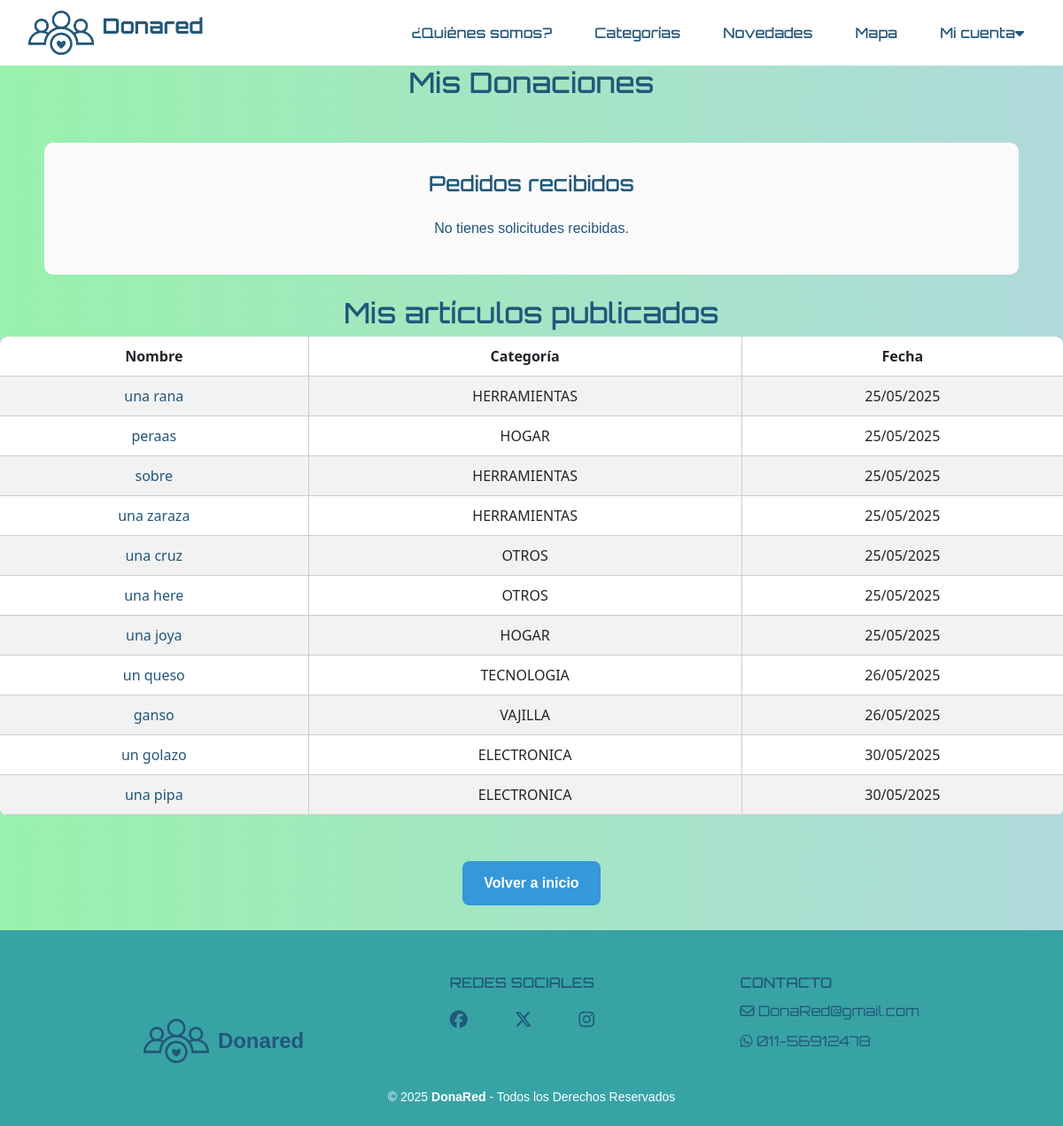
The page /donaciones/ (signed in) on the database its author committed.
### donaredapp/models.py (models this page shows, shortened)
class Item(models.Model):
    nombre = models.CharField(max_length=100)
    descripcion = models.TextField(max_length=500)
    categoria = models.ForeignKey(Categoria, on_delete=models.CASCADE)
    fecha_creacion = models.DateTimeField(auto_now_add=True)
    usuario = models.ForeignKey(
        User,
        on_delete=models.CASCADE,
        related_name='items',
        null=True,
    )
    imagen = models.ImageField(upload_to='items/', null=True, blank=True, default='items/sin_imagen.png')
    domicilio = models.CharField(max_length=255, null=True, blank=True)
    activo = models.BooleanField(default=True)
    latitude = models.DecimalField(max_digits=9, decimal_places=6, null=True, blank=True)
    longitude = models.DecimalField(max_digits=9, decimal_places=6, null=True, blank=True)

class Categoria(models.Model):
    nombre = models.CharField(max_length=25)

### donaredapp/views_solicitudes.py (the view)
# urls.py: path('donaciones/', views_solicitudes.donaciones, name='donaciones'),
@login_required
def donaciones(request):
    items = Item.objects.filter(usuario=request.user, activo=True)
    solicitudes = Solicitud.objects.filter(donante=request.user).order_by('-fecha_creacion')
    return render(request, 'donaredapp/donaciones.html', {
        'solicitudes': solicitudes,
        'items': items,
    })

### donaredapp/templates/donaredapp/donaciones.html (shortened to what this page needs)
{% extends 'donaredapp/base.html' %}
{% block content %}
<section>
  <main id="main-solicitudes" class="main-solicitudes">
    <h2>Mis Donaciones</h2>
    <div class="formulario-container">
      <h2>Pedidos recibidos</h2>
      {% if solicitudes %}
      <div class="table-responsive">
        <table class="table table-striped">
          <thead>
            <tr>
              <th>Artículo</th>
              <th>Solicitante</th>
              <th>Fecha</th>
              <th>Estado</th>
              <th>Acciones</th>
            </tr>
          </thead>
          <tbody>
            {% for solicitud in solicitudes %}
              <tr>
                <td><a href="{% url 'donaredapp:tarjeta' item_id=solicitud.item.id %}">{{ solicitud.item.nombre }}</a></td>
                <td>{{ solicitud.beneficiario.username }}</td>
                <td>{{ solicitud.fecha_creacion|date:"d/m/Y H:i" }}</td>
                <td>{{ solicitud.get_estado_display }}</td>
                <td>
                  {% if solicitud.estado == 'PENDIENTE' %}
                  <form method="post" action="{% url 'donaredapp:gestionar_solicitud' solicitud_id=solicitud.id %}">
                    {% csrf_token %}
                    <input type="hidden" name="action" value="aceptar">
                    <button type="submit" class="btn btn-primary">Aceptar</button>
                  </form>
                  <form method="post" action="{% url 'donaredapp:gestionar_solicitud' solicitud_id=solicitud.id %}">
                    {% csrf_token %}
                    <input type="hidden" name="action" value="rechazar">
                    <button type="submit" class="btn btn-primary">Rechazar</button>
                  </form>
                  {% elif solicitud.estado == 'ACEPTADA' %}
                  <form method="post" action="{% url 'donaredapp:gestionar_solicitud' solicitud_id=solicitud.id %}">
                    {% csrf_token %}
                    <input type="hidden" name="action" value="completar">
                    <button type="submit" class="btn btn-primary">Marcar como completada</button>
                  </form>
                  {% endif %}
                </td>
              </tr>
            {% endfor %}
          </tbody>
        </table>
      {% else %}
        <p>No tienes solicitudes recibidas.</p>
      {% endif %}
      </div>
      <h2>Mis artículos publicados</h2>
      {% if items %}
      <div class="table-responsive">
        <table class="table table-striped">
          <thead>
            <tr>
              <th>Nombre</th>
              <th>Categoría</th>
              <th>Fecha</th>
            </tr>
          </thead>
          <tbody>
            {% for item in items %}
              <tr>
                <td><a href="{% url 'donaredapp:tarjeta' item_id=item.id %}">{{ item.nombre }}</a></td>
                <td>{{ item.categoria.nombre }}</td>
                <td>{{ item.fecha_creacion|date:"d/m/Y" }}</td>
              </tr>
            {% endfor %}
          </tbody>
        </table>
        {% else %}
          <p>No tienes artículos publicados.</p>
        {% endif %}
      </div>
        <p>
          <a href="{% url 'donaredapp:index' %}">
            <button class="btn btn-primary">Volver a inicio</button>
          </a>
        </p>
  </main>
</section>
{% endblock %}

### donaredapp/static/donaredapp/style.css (style rules this page uses)
html, body { max-width: 100vw; overflow-x: hidden; }
body { background-color: #ffffff; color: #22577A; margin: 0 ; padding: 0; box-sizing: border-box; }
h1, h2, h3 { font-family: 'Orbitron', sans-serif; }
p { font-family: 'helvetica', sans-serif; }
a { text-decoration: none; color: inherit; }
.btn { padding: 0.8rem 1.5rem; border-radius: 8px; font-weight: 600; transition: all 0.3s ease; text-decoration: none; display: inline-block; }
.btn-primary, .btn-outline-primary { background: #22577A; color: white; }
.formulario-container { width: 100%; display: flex; flex-direction: column; justify-content: center; align-items: center; min-height: 0; margin: 0; }
.main-solicitudes { min-height: 100vh; display: flex; flex-direction: column; justify-content: center; align-items: center; background: linear-gradient(90deg, #99F1AD 0%, #AFDADB 100%); padding: 0; }
.main-solicitudes .formulario-container { width: 100%; max-width: 1100px; background: #fafafa; border-radius: 10px; padding: 32px 18px 24px 18px; margin: 40px auto 24px auto; display: flex; flex-direction: column; align-items: center; }
.formulario-container h2 { font-size: 1.5rem; text-align: center; color: #22577A; margin-bottom: 24px; font-family: 'Orbitron', sans-serif; }
.table-responsive { width: 100%; overflow-x: auto; margin-bottom: 24px; }
.table { width: 100%; border-collapse: collapse; background: #fff; border-radius: 8px; overflow: hidden; font-size: 1rem; }
.table thead { background: #22577A; color: #fff; }
.table th, .table td { padding: 10px 6px; text-align: center; border-bottom: 1px solid #cecdcd; border-right: 1px solid #cecdcd; }
.table th:last-child, .table td:last-child { border-right: none; }
.table-striped tbody tr:nth-child(even) { background: #f3f3f3; }
.table a { color: #22577A; font-weight: 500; transition: color 0.2s; }
.btn-primary { background-color: #22577A; color: #fff; border: none; padding: 10px 28px; border-radius: 4px; font-size: 1rem; font-weight: bold; margin-top: 12px; transition: background 0.2s, color 0.2s; }
.btn { padding: 0.8rem 1rem; border-radius: 8px; font-weight: 600; transition: all 0.3s ease; text-decoration: none; display: inline-block; cursor: pointer; border: none; margin: 12px 0; }
.btn-primary { background-color: #22577A; color: white; }
.formulario-container { width: 100%; max-width: 500px; background: #fafafa; border-radius: 10px; padding: 32px 18px 24px 18px; margin: 40px auto 24px auto; display: flex; flex-direction: column; align-items: center; }
.btn { padding: 0.8rem 1.5rem; border-radius: 8px; font-weight: 600; transition: all 0.3s ease; text-decoration: none; display: inline-block; cursor: pointer; border: none; }
.btn-primary { background-color: #3498db; color: white; }

### rows shown on the page
Item: nombre "una rana", categoria.nombre "HERRAMIENTAS", fecha_creacion "25/05/2025"
Item: nombre "peraas", categoria.nombre "HOGAR", fecha_creacion "25/05/2025"
Item: nombre "sobre", categoria.nombre "HERRAMIENTAS", fecha_creacion "25/05/2025"
Item: nombre "una zaraza", categoria.nombre "HERRAMIENTAS", fecha_creacion "25/05/2025"
Item: nombre "una cruz", categoria.nombre "OTROS", fecha_creacion "25/05/2025"
Item: nombre "una here", categoria.nombre "OTROS", fecha_creacion "25/05/2025"
Item: nombre "una joya", categoria.nombre "HOGAR", fecha_creacion "25/05/2025"
Item: nombre "un queso", categoria.nombre "TECNOLOGIA", fecha_creacion "26/05/2025"
Item: nombre "ganso", categoria.nombre "VAJILLA", fecha_creacion "26/05/2025"
Item: nombre "un golazo", categoria.nombre "ELECTRONICA", fecha_creacion "30/05/2025"
Item: nombre "una pipa", categoria.nombre "ELECTRONICA", fecha_creacion "30/05/2025"
